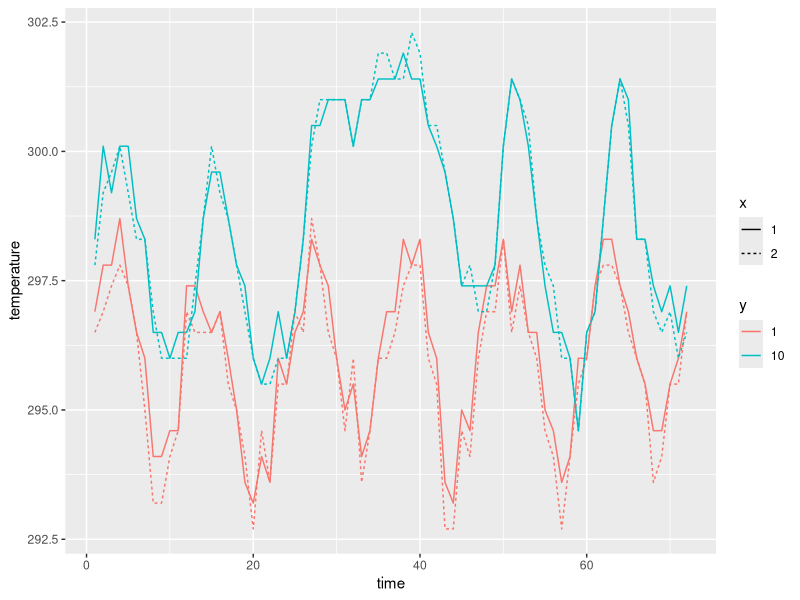
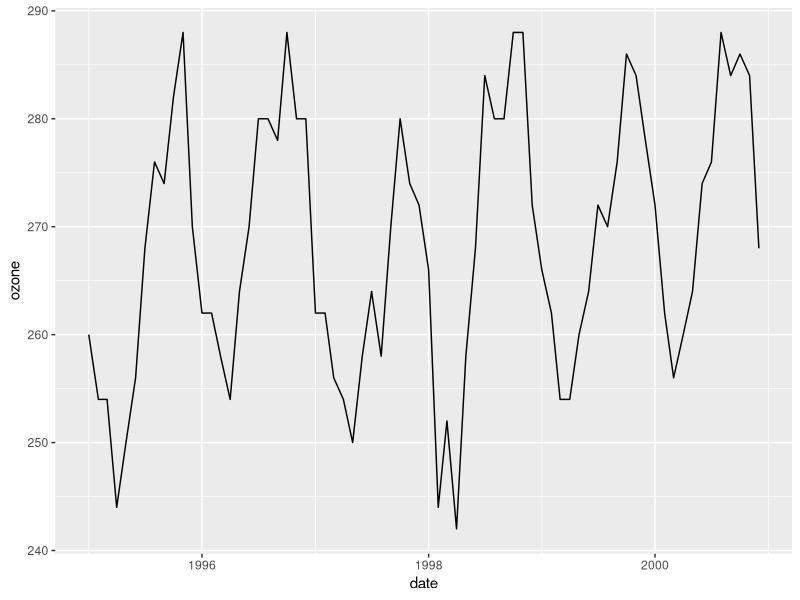
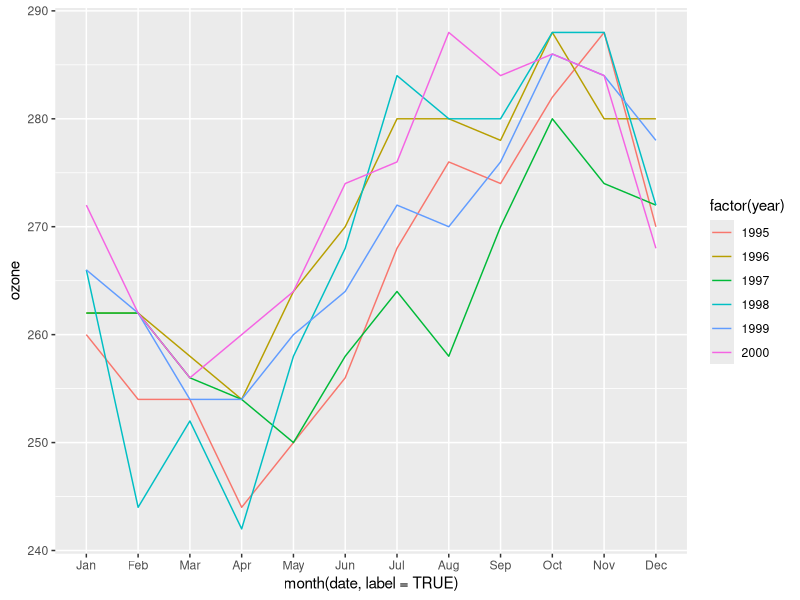
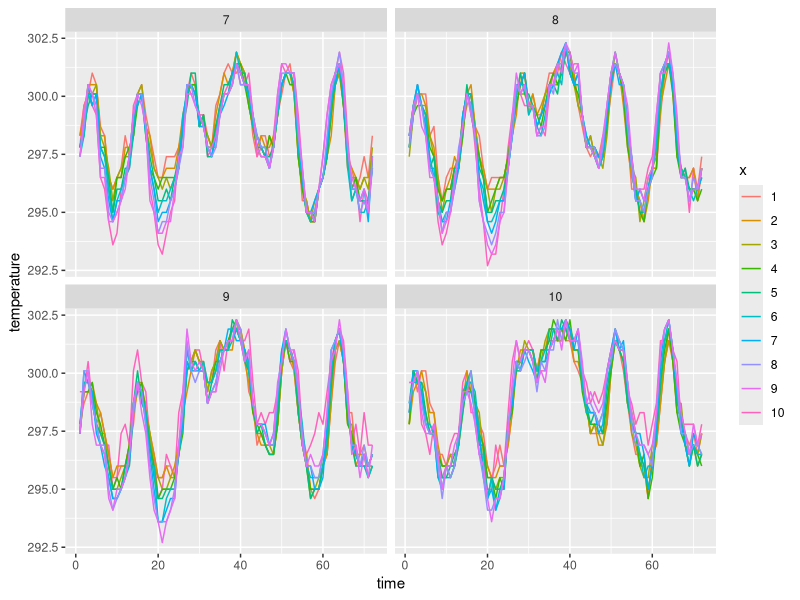
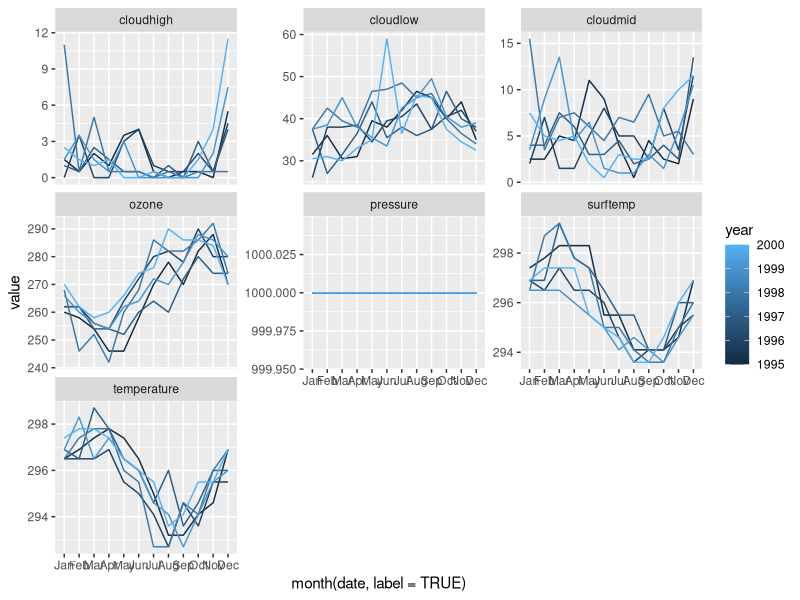

R code for these plots, in order: (Note: this script raises an error after producing the figures.)
## ---- chunk 1
knitr::opts_chunk$set(echo = TRUE)
## ---- chunk 2
library(tidyverse)

data(nasa, package="GGally")
## ---- chunk 3
nasa %>% filter(x %in% c(1, 2), y %in% c(1, 10)) %>% 
  mutate(y = factor(y), x = factor(x)) %>%
  ggplot(aes(x = time, y = temperature, group = id, color = y)) + 
  geom_line(aes(linetype = x))

## ---- chunk 4
nasa %>% filter(x == 1, y == 1) %>%
  ggplot(aes(x = date, y = ozone)) + geom_line()
## ---- chunk 5
library(lubridate)

nasa %>% filter(x == 1, y == 1) %>% 
  ggplot(aes(x = month(date, label = TRUE), y = ozone, group = year, color = factor(year))) + geom_line()
## ---- chunk 6
nasa %>% filter(x %in% c(1 : 10), y %in% c(7 : 10)) %>% 
  mutate(y = factor(y), x = factor(x)) %>%
  ggplot(aes(x = time, y = temperature, group = id, color = x)) + 
  geom_line() + facet_wrap(~y)
## ---- chunk 7
nasa %>% gather(key = variable, value = value, 7 : 13) %>%
  filter(x == 2, y == 1) %>% 
  ggplot(aes(x = month(date, label = TRUE), y = value, group = year, color = year)) + 
  geom_line() + facet_wrap(~variable, scales = "free_y")
## ---- chunk 8
data(box, package="classdata")

box_summary = box %>% group_by(Movie, Distributor) %>%
  summarise(Gross.final.1 = max(Total.Gross),
            Gross.final.2 = Total.Gross[which.max(Week)],
            Gross.initial.1 = min(Total.Gross),
            Gross.initial.2 = Total.Gross[which.min(Week)],
            Max.Thtrs = max(Thtrs.),
            date.last = max(Date),
            week.count = max(Week)) %>%
  mutate(Gross.final.diff = Gross.final.1 - Gross.final.2,
         Gross.initial.diff = Gross.initial.1 - Gross.initial.2)

box_summary1 = box_summary %>% filter(Gross.final.diff == 0,
                                      Gross.initial.diff == 0,
                                      Max.Thtrs > 100,
                                      week.count < 30)

name.clean = box_summary1$Movie

box1 = box %>% filter(Movie %in% name.clean)
## ---- chunk 9
box_summary2 = box_summary1 %>% arrange(desc(Gross.final.1))
box_summary2 = box_summary2[1 : 3, ]

box1 %>% ggplot(aes(x = Date, y = Total.Gross, 
                    group = interaction(Movie, Distributor))) + geom_line() +
  geom_text(aes(x = date.last - 500, y = Gross.final.1, label = Movie, color = Movie), 
            data = box_summary2)
## ---- chunk 10
box1 %>% ggplot(aes(x = Date, y = Total.Gross, 
                    group = interaction(Movie, Distributor))) + geom_line() +
  geom_text(aes(x = date.last, y = Gross.final.1, label = Movie), 
            data = box_summary1 %>% filter(Gross.final.1 >= 368049635) )
## ---- chunk 11
box1 %>% ggplot(aes(x = Date, y = Total.Gross, 
                    group = interaction(Movie, Distributor))) + geom_line() +
  ggrepel::geom_text_repel(aes(x = date.last, y = Gross.final.1, label = Movie), 
            data = box_summary1 %>% filter(Gross.final.1 >= 368049635),
            colour="grey50")
## ---- chunk 12
nasa.1 = nasa %>% filter(id == "1-10") %>% 
  filter(temperature == max(temperature))

nasa %>% filter(id == "1-1") %>% 
  ggplot(aes(x = time, y= temperature)) + geom_point() +
  geom_smooth(method="loess", span = 0.25) + 
  geom_point(data = nasa %>% filter(id == "1-10"), 
             aes(x = time, y= temperature), 
             shape = 2, col = 2) + 
  geom_smooth(data = nasa %>% filter(id == "1-10"), 
             aes(x = time, y= temperature), 
             method="loess", span = 0.25, col = 2) + 
  geom_text(data = nasa.1, aes(x = time, y = temperature + 0.5, label = temperature), col = "grey50", size = 2.5)
## ---- chunk 13
nasa.2 = nasa %>% filter(id == "1-1") %>% 
  mutate(season = "winter") %>%
  mutate(season = replace(season, month %in% c(6, 7, 8), "summer")) %>%
  mutate(season = replace(season, month %in% c(3, 4, 5), "spring")) %>%
  mutate(season = replace(season, month %in% c(9, 10, 11), "fall"))

nasa %>% filter(id == "1-1") %>%
  ggplot(aes(x = time, y= temperature)) + geom_point() +
  geom_smooth(method="loess", span = 0.25) +
  geom_text(aes(x = time, y = temperature + 0.2, label = temperature, colour = season), 
            data = nasa.2, size = 2.5)
## ---- chunk 14
nasa %>% filter(id %in% c("1-1", "1-10")) %>%
  ggplot(aes(x = time, y= temperature, group = id)) + geom_point(aes(colour=id)) +
  geom_smooth(method="loess", span = 0.25) +
  geom_text(aes(x = time, y= temperature, label=id), 
            data = nasa %>% filter(id %in% c("1-1", "1-10"), time == 50))
